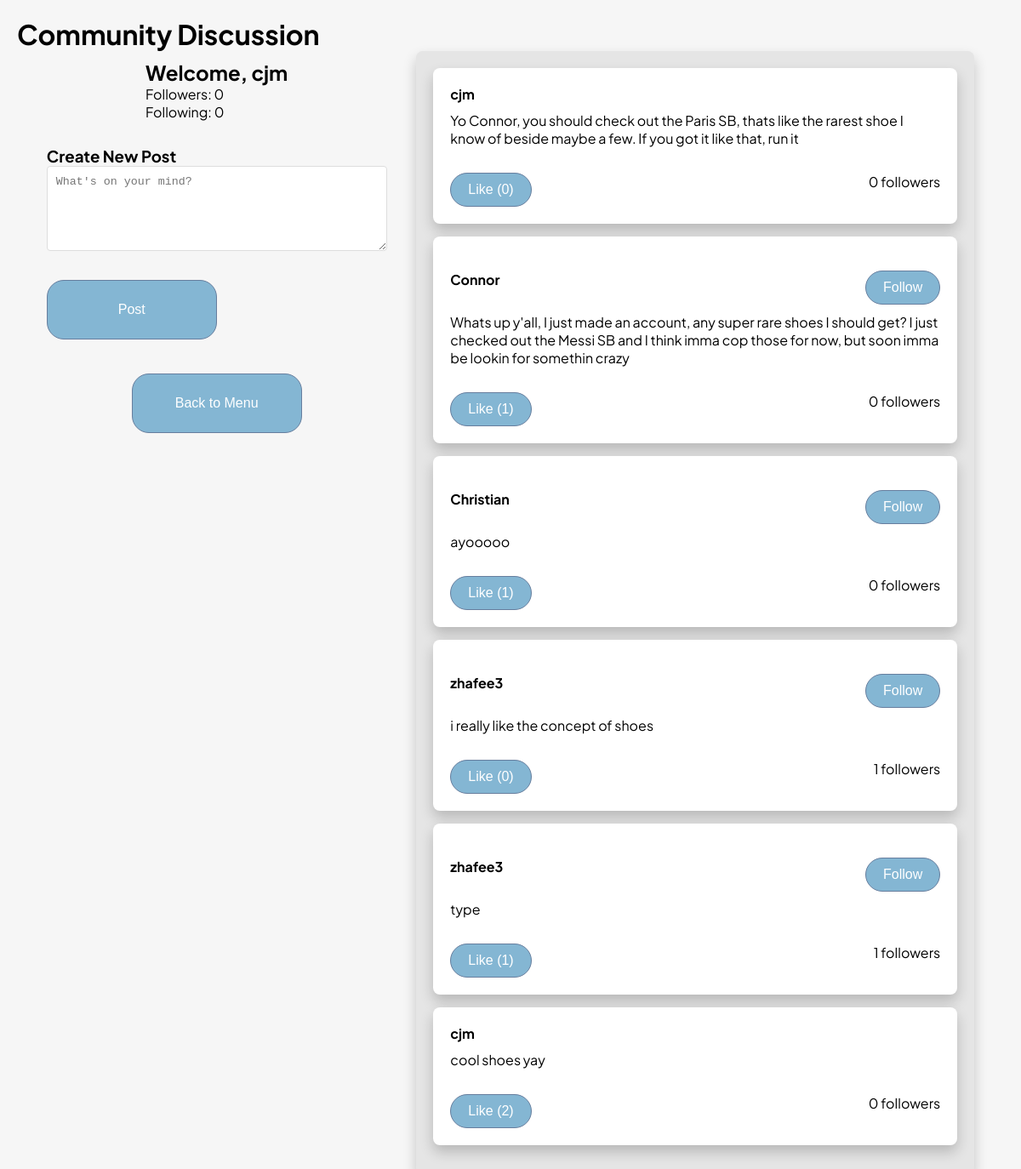
Page /discussion (signed in) on the committed database.
### tables this page shows
CREATE TABLE DiscussionEntry (
    DiscussionEntryID INTEGER PRIMARY KEY AUTOINCREMENT,
    Body TEXT,
    Username TEXT NOT NULL,
    Likes INT DEFAULT 0,
    FOREIGN KEY (Username) REFERENCES Client(Username)
);

### main.py (the view)
@app.route('/discussion', methods=['GET'])
def view_discussion():
    if 'username' not in session:
        return redirect(url_for('login'))
    conn = get_db()
    dbCursor = conn.cursor()
    entries = logic.get_discussion_entries(dbCursor)
    user_stats = logic.get_user_stats(dbCursor, session['username'])
    return render_template(
        'discussion.html',
        entries=entries,
        current_user=session['username'],
        user_stats=user_stats
    )

### logic.py (called while the page is built)
def get_discussion_entries(dbCursor, limit=50):
    query = """
        SELECT de.DiscussionEntryID, de.Body, de.Username, de.Likes,
               COUNT(DISTINCT f.FollowerUsername) as FollowerCount
        FROM DiscussionEntry de
        LEFT JOIN Follows f ON de.Username = f.FollowingUsername
        GROUP BY de.DiscussionEntryID
        ORDER BY de.DiscussionEntryID DESC
        LIMIT ?
    """
    try:
        dbCursor.execute(query, (limit,))
        return dbCursor.fetchall()
    except Exception as e:
        print(f"Error fetching discussion entries: {e}")
        return []

def get_user_stats(dbCursor, username):
    try:
        follower_query = """
            SELECT COUNT(*) FROM Follows
            WHERE FollowingUsername = ?
        """
        dbCursor.execute(follower_query, (username,))
        follower_count = dbCursor.fetchone()[0]
        following_query = """
            SELECT COUNT(*) FROM Follows
            WHERE FollowerUsername = ?
        """
        dbCursor.execute(following_query, (username,))
        following_count = dbCursor.fetchone()[0]
        return {
            'followers': follower_count,
            'following': following_count
        }
    except Exception as e:
        print(f"Error getting user stats: {e}")
        return {'followers': 0, 'following': 0}

### main.py (called while the page is built)
def get_db():
    if 'db' not in g:
        g.db = sqlite3.connect(db_path, check_same_thread=False)
    return g.db

### templates/discussion.html (shortened to what this page needs)
<!DOCTYPE html>
<html>
<head>
    <link rel="stylesheet" href="static/app.css"/>
</head>
<body>
    <h1>Community Discussion</h1>
    <div class="discussion-container">
        <div class="left-column">
            <div class="user-stats">
                <h2>Welcome, {{ current_user }}</h2>
                <p>Followers: {{ user_stats.followers }}</p>
                <p>Following: {{ user_stats.following }}</p>
            </div>
            <div class="create-post">
                <h3>Create New Post</h3>
                <form id="postForm" onsubmit="createPost(event)">
                    <textarea name="body" required placeholder="What's on your mind?"></textarea>
                    <button type="submit" class="btn">Post</button>
                </form>
            </div>
            <div class = "menu-button-container">
                <form action="/menu" method="GET">
                    <button class="btn">Back to Menu</button>
                </form>
            </div>
        </div>
        <div class="column general-discussion-box">
            <div class="entries">
                {% for entry in entries %}
                <div class="general-discussion-entry entry" data-id="{{ entry[0] }}">
                    <div class="entry-header">
                        <strong>{{ entry[2] }}</strong>
                        {% if entry[2] != current_user %}
                        <button class="btn" onclick="followUser('{{ entry[2] }}')">Follow</button>
                        {% endif %}
                    </div>
                    <p>{{ entry[1] }}</p>
                    <div class="entry-footer">
                        <button class="btn" onclick="toggleLike('{{entry[0]}}')">
                            Like ({{ entry[3] }})
                        </button>
                        <span>{{ entry[4] }} followers</span>
                    </div>
                </div>
                {% endfor %}
            </div>
        </div>
    </div>
</body>
</html>

### static/app.css (style rules this page uses)
* { margin: 0; padding: 0; box-sizing: border-box; }
body { margin: 20px; font-family: "Plus Jakarta Sans", sans-serif; font-size: 1rem; background-color: rgb(246, 246, 246); }
html { font-size: 16px; scroll-behavior: smooth; }
.btn { padding: 10px 20px; font-size: 1rem; background-color: rgb(132, 182, 211); color: white; border-radius: 20px; cursor: pointer; border: 1.5px solid rgb(103, 126, 158); margin-top: 20px; }
.discussion-container { display: flex; justify-content: space-between; }
.left-column { display: flex; flex: 1; margin-left: 3%; max-width: fit-content; align-items: center; flex-direction: column; }
.column { display: flex; flex: 1; align-items: center; flex-direction: column; }
.left-column button { width: 200px; height: 70px; }
.menu-button-container { align-items: flex-start; }
.general-discussion-box { margin-left: 3%; margin-right: 3%; display: flex; grid-gap: 15px; width: 100%; padding: 20px; background-color: #e5e5e5; border-radius: 8px; box-sizing: border-box; box-shadow: 0px 8px 16px 0px rgba(0, 0, 0, 0.2); }
.general-discussion-entry { padding: 20px; background-color: #ffffff; border-radius: 8px; box-shadow: 0px 8px 16px 0px rgba(0, 0, 0, 0.2); }

### templates/discussion.html (style rules this page uses)
.user-stats { margin-bottom: 20px; padding: 10px; }
.create-post { margin-bottom: 20px; }
.create-post textarea { width: 100%; min-height: 100px; margin-bottom: 10px; padding: 10px; border: 1px solid #ddd; border-radius: 4px; }
.entry { margin-bottom: 15px; }
.entry-header { display: flex; justify-content: space-between; align-items: center; margin-bottom: 10px; }
.entry-footer { margin-top: 10px; display: flex; justify-content: space-between; align-items: center; }

### rows in the picture
DiscussionEntry: Username "cjm", Body "Yo Connor, you should check out the Paris SB, thats like the rarest shoe I know of beside maybe a few. If you got it like that, run it", Likes "0"
DiscussionEntry: Username "Connor", Body "Whats up y'all, I just made an account, any super rare shoes I should get? I just checked out the Messi SB and I think imma cop those for now, but soon imma be lookin for somethin crazy", Likes "1", entry "0"
DiscussionEntry: Username "Christian", Body "ayooooo", Likes "1", entry "0"
DiscussionEntry: Username "zhafee3", Body "i really like the concept of shoes", Likes "0", entry "1"
DiscussionEntry: Username "zhafee3", Body "type", Likes "1"
DiscussionEntry: Username "cjm", Body "cool shoes yay", Likes "2", entry "0"

### other values in the picture
{{ current_user }} "cjm"
{{ user_stats.followers }} "0"
{{ user_stats.following }} "0"
